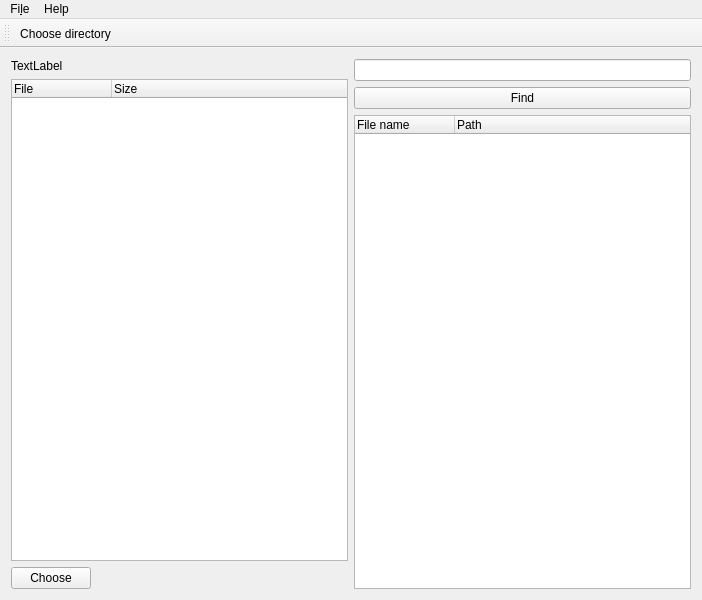
<?xml version="1.0" encoding="UTF-8"?>
<ui version="4.0">
 <class>MainWindow</class>
 <widget class="QMainWindow" name="MainWindow">
  <property name="geometry">
   <rect>
    <x>0</x>
    <y>0</y>
    <width>702</width>
    <height>600</height>
   </rect>
  </property>
  <property name="sizePolicy">
   <sizepolicy hsizetype="Expanding" vsizetype="Expanding">
    <horstretch>0</horstretch>
    <verstretch>0</verstretch>
   </sizepolicy>
  </property>
  <property name="windowTitle">
   <string>MainWindow</string>
  </property>
  <widget class="QWidget" name="centralWidget">
   <layout class="QHBoxLayout" name="horizontalLayout">
    <item>
     <layout class="QVBoxLayout" name="verticalLayout_2">
      <item>
       <widget class="QLabel" name="status">
        <property name="text">
         <string>TextLabel</string>
        </property>
       </widget>
      </item>
      <item>
       <widget class="QTreeWidget" name="treeWidget">
        <property name="sizePolicy">
         <sizepolicy hsizetype="Expanding" vsizetype="MinimumExpanding">
          <horstretch>0</horstretch>
          <verstretch>0</verstretch>
         </sizepolicy>
        </property>
        <property name="minimumSize">
         <size>
          <width>0</width>
          <height>0</height>
         </size>
        </property>
        <column>
         <property name="text">
          <string>File</string>
         </property>
        </column>
        <column>
         <property name="text">
          <string>Size</string>
         </property>
        </column>
       </widget>
      </item>
      <item>
       <widget class="QPushButton" name="chooseButton">
        <property name="sizePolicy">
         <sizepolicy hsizetype="Fixed" vsizetype="Fixed">
          <horstretch>0</horstretch>
          <verstretch>0</verstretch>
         </sizepolicy>
        </property>
        <property name="text">
         <string>Choose</string>
        </property>
       </widget>
      </item>
     </layout>
    </item>
    <item>
     <layout class="QVBoxLayout" name="verticalLayout">
      <item>
       <widget class="QLineEdit" name="lineEdit"/>
      </item>
      <item>
       <widget class="QPushButton" name="findButton">
        <property name="text">
         <string>Find</string>
        </property>
       </widget>
      </item>
      <item>
       <widget class="QTreeWidget" name="stringView">
        <property name="maximumSize">
         <size>
          <width>16777215</width>
          <height>16777215</height>
         </size>
        </property>
        <property name="sizeAdjustPolicy">
         <enum>QAbstractScrollArea::AdjustToContentsOnFirstShow</enum>
        </property>
        <column>
         <property name="text">
          <string>File name</string>
         </property>
        </column>
        <column>
         <property name="text">
          <string>Path</string>
         </property>
        </column>
       </widget>
      </item>
     </layout>
    </item>
   </layout>
  </widget>
  <widget class="QMenuBar" name="menuBar">
   <property name="geometry">
    <rect>
     <x>0</x>
     <y>0</y>
     <width>702</width>
     <height>26</height>
    </rect>
   </property>
   <widget class="QMenu" name="menuFile">
    <property name="title">
     <string>Fi&amp;le</string>
    </property>
    <addaction name="actionScan_Directory"/>
    <addaction name="separator"/>
    <addaction name="actionExit"/>
   </widget>
   <widget class="QMenu" name="menuHelp">
    <property name="title">
     <string>Help</string>
    </property>
    <addaction name="actionAbout"/>
   </widget>
   <addaction name="menuFile"/>
   <addaction name="menuHelp"/>
  </widget>
  <widget class="QToolBar" name="toolBar">
   <property name="windowTitle">
    <string>toolBar</string>
   </property>
   <attribute name="toolBarArea">
    <enum>TopToolBarArea</enum>
   </attribute>
   <attribute name="toolBarBreak">
    <bool>false</bool>
   </attribute>
   <addaction name="actionScan_Directory"/>
  </widget>
  <action name="actionScan_Directory">
   <property name="text">
    <string>Choose directory</string>
   </property>
   <property name="iconText">
    <string>Choose directory</string>
   </property>
  </action>
  <action name="actionExit">
   <property name="text">
    <string>&amp;Exit</string>
   </property>
  </action>
  <action name="actionAbout">
   <property name="text">
    <string>About</string>
   </property>
  </action>
 </widget>
 <layoutdefault spacing="6" margin="11"/>
 <resources/>
 <connections/>
</ui>
